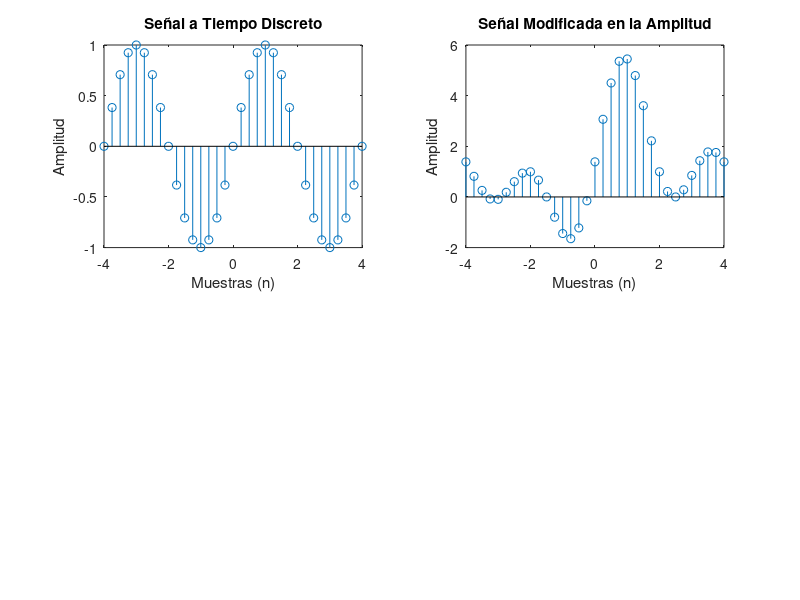

Write MATLAB code to recreate this figure.
% Proyecto 1. 
% Nombre: Andrés Degollado Muñoz
% No. de cuenta: 318036159
% Presentación 1 de Modelos Ocultos de Markov aplicados al Procesamiento de
% Señales.
% Operaciones aplicadas a la variable dependiente de la señal.

% Se define una señal periódica a tiempo discreto .
% Se crea un vector de tiempo discreto.
n = -4:0.25:4;
% Representa la amplitud de la señal. 
A=1;
% Representa la frecuencia de la señal.
f=1;

% Se escribe la señal periódica a tiempo discreto.
x=A*cos(f*pi*(n/2)-(pi/2)); 

% Se realizan las operaciones correspondientes a la variable dependiente 
% sobre la señal previamente mencionada.
% Adición: Se define otra señal periódica, la cual será añadida a la
% primera señal. 
y=sin(pi*(n/4)+(pi/6));

% Multiplicación: Se define otra señal periódica, la cual será multiplicada
% a la suma de señales x+y.
z=cos(pi*(n/4)-(pi/8));

% Escalamiento de la Amplitud: Se multiplica el siguiente valor a la señal
% producida por (x+y)*z.
escalar=3;

% Se aplican las tres operaciones, con el fin de crear una nueva señal.
x_modificado= escalar.*(x+y).*z;

% Se grafica la señal original.
subplot(2,2,1);
stem(n, x);
title('Señal a Tiempo Discreto');
xlabel('Muestras (n)');
ylabel('Amplitud');

% Se grafica la señal modificada en la amplitud.
subplot(2,2,2);
stem(n, x_modificado);
title('Señal Modificada en la Amplitud');
xlabel('Muestras (n)');
ylabel('Amplitud');
